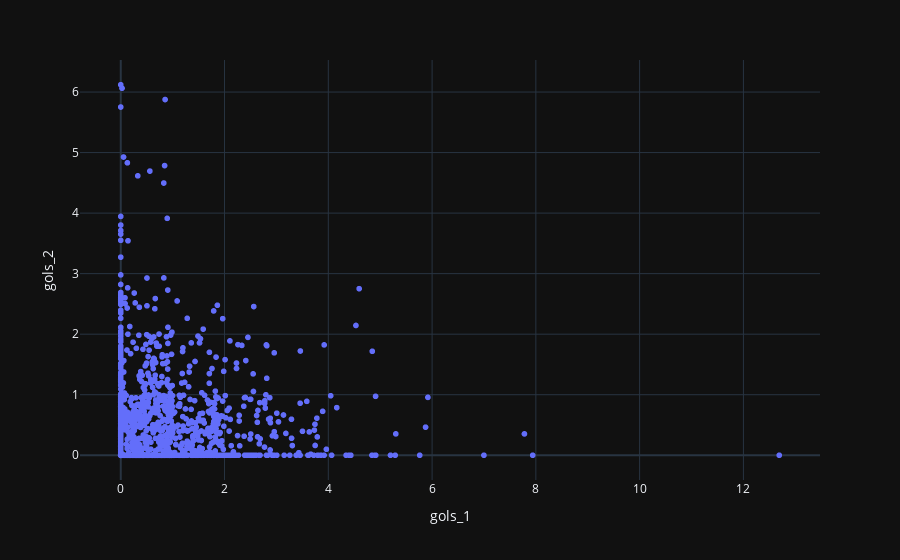

The notebook cell saved with this chart:
### Code cell
#### solução com plotly

fig = px.scatter(gols, x='gols_1', y='gols_2')
fig.show()

### Figure 1 — Plotly figure (JSON) as saved in the notebook; plotly's stock layout.template omitted (floating-point values rounded to 4 significant figures; data arrays with more than 128 entries replaced by an {"elided": "..."} marker saying what was removed)
{"data": [{"hovertemplate": "gols_1=%{x}<br>gols_2=%{y}<extra></extra>", "legendgroup": "", "marker": {"color": "#636efa", "symbol": "circle"}, "mode": "markers", "name": "", "showlegend": false, "type": "scattergl", "x": {"elided": "1312 float values"}, "xaxis": "x", "y": {"elided": "1312 float values"}, "yaxis": "y"}], "layout": {"legend": {"tracegroupgap": 0}, "margin": {"t": 60}, "xaxis": {"anchor": "y", "domain": [0, 1], "title": {"text": "gols_1"}}, "yaxis": {"anchor": "x", "domain": [0, 1], "title": {"text": "gols_2"}}}}
